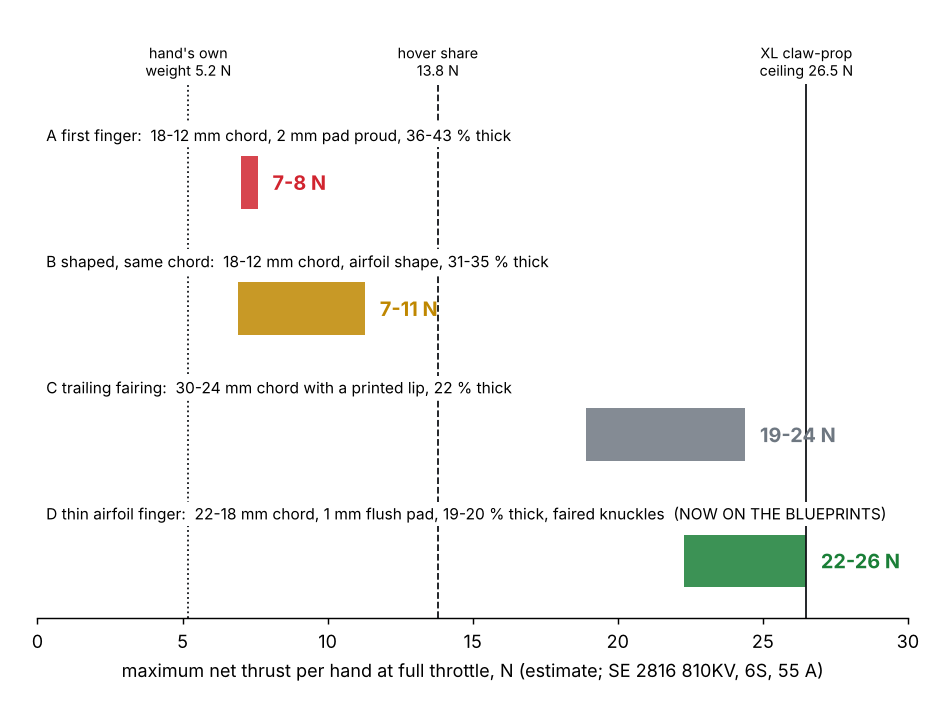

Generate this figure with Python:
"""Three-phalanx hand-prop: thrust and power of the finger blades (2026-11-13).  ESTIMATE: blade-element momentum theory
(hover, Prandtl tip loss) with section polars from NeuralFoil (an XFOIL surrogate) and, for the bluff as-drawn section,
Hoerner's handbook drag.  No CFD, no spin test.  python3 hand3_thrust.py -> hand3_thrust.json, hand3_thrust.png.

Blade plans compared (all four fingers, R 127 mm, lifting span from r 31.2 mm):
  A  the first blueprint finger: rounded slab 4.5 -> 3.2 mm thick on an 18 -> 12 mm chord, 2 mm pad standing proud on the
     thrust face (36-43 % thick, blunt trailing edge)
  B  same chord, shaped: airfoil nose and tapered tail, pad 1 mm and flush (5.5 -> 4.2 mm total, 31-35 % thick)
  C  trailing fairing: a thin printed lip behind each phalanx makes the chord 30 -> 24 mm; pad 2 mm, flush (22 % thick)
  D  thin airfoil finger (hand3_design.py, picked by hand3_blade_opt.py): 22 -> 18 mm chord, 3.4 -> 2.4 mm printed + 1 mm
     flush pad (19-20 % thick), 3 % camber, pitch 12 deg, knuckle hardware faired
Pitch is set by the root grip (as hand-prop.md, 12 deg there); "+twist" = each phalanx printed at its own incidence to its
hinge line (the hinge pins stay parallel, so the curl is unchanged).
"""
import json, sys
import numpy as np
import hand3_design as H

RHO, NU, A_SND = 1.2, 1.5e-5, 340.0
R, R0, NB = H.R_TIP * 1e-3, (H.KN[0] + 1.2) * 1e-3, 4
ALPHAS = np.arange(-8.0, 30.01, 1.0)
R_SEC = np.linspace(R0, R, 7)

# ------------------------------------------------------------------ section shapes (unit chord, Selig order)
def naca4(m, p, t, n=100):
    b = np.linspace(0, np.pi, n); x = 0.5 * (1 - np.cos(b))
    yt = 5 * t * (0.2969 * np.sqrt(x) - 0.1260 * x - 0.3516 * x ** 2 + 0.2843 * x ** 3 - 0.1036 * x ** 4)
    yc = np.where(x < p, m / p ** 2 * (2 * p * x - x ** 2), m / (1 - p) ** 2 * ((1 - 2 * p) + 2 * p * x - x ** 2)) if m > 0 else 0 * x
    up = np.c_[x, yc + yt][::-1]; lo = np.c_[x, yc - yt][1:]
    return np.vstack([up, lo])


def slab_pad(t_c, pad_c, n=120):
    """Plan A: superellipse slab (t_c thick) with a flat pad pad_c proud over the middle 60 % of the upper face."""
    b = np.linspace(0.02, np.pi - 0.02, n); x = 0.5 * (1 + np.cos(b))                # TE -> LE
    y = 0.5 * t_c * np.sin(b) ** 0.6
    ramp = np.clip((0.3 - np.abs(x - 0.5)) / 0.03, 0, 1)
    up = np.c_[x, y + ramp * (pad_c + 0.5 * t_c - y - 0.008)]
    up[:, 1] = np.maximum(up[:, 1], y)
    lo = np.c_[x[::-1], -y[::-1]]
    return np.vstack([[1.0, 0.0], up, [0.0, 0.0], lo, [1.0, 0.0]])


# plans A-C are the first finger and two ways to shape it (fixed numbers); plan D is the finger now in hand3_design.py
def chord_A(r): return float(np.interp(r * 1e3, [H.R_LAG, H.R_TIP], [18.0, 12.0])) * 1e-3
def chord_C(r): return float(np.interp(r * 1e3, [H.R_LAG, H.R_TIP], [30.0, 24.0])) * 1e-3
def chord_D(r): return H.chord(r * 1e3) * 1e-3
def thick_A(r): return float(np.interp(r * 1e3, [H.R_LAG, H.R_TIP], [4.5, 3.2]))            # mm
def _tcA(r, pad): return (thick_A(r) + pad) * 1e-3
def tc_D(r): return (H.thick(r * 1e3) + H.PAD_T) * 1e-3 / chord_D(r)
PLANS = {
    "A first finger": dict(chord=chord_A, tc=lambda r: _tcA(r, 2.0) / chord_A(r), rpm_ref=11000.0, thick=thick_A, pad=2.0, faired=False,
                           shape=lambda r: naca4(0.0, 0.4, _tcA(r, 2.0) / chord_A(r))),          # upper bound only: a faired section this thick
    "B shaped, same chord": dict(chord=chord_A, rpm_ref=11000.0, tc=lambda r: _tcA(r, 1.0) / chord_A(r), thick=thick_A, pad=1.0, faired=False,
                                 shape=lambda r: naca4(0.03, 0.4, _tcA(r, 1.0) / chord_A(r))),
    "C trailing fairing": dict(chord=chord_C, rpm_ref=8000.0, tc=lambda r: _tcA(r, 2.0) / chord_C(r), thick=thick_A, pad=2.0, faired=False,
                               shape=lambda r: naca4(0.04, 0.4, _tcA(r, 2.0) / chord_C(r))),
    "D thin airfoil finger": dict(chord=chord_D, rpm_ref=10000.0, tc=tc_D, thick=lambda r: H.thick(r * 1e3), pad=H.PAD_T, faired=True, pitch=H.PITCH,
                                  shape=lambda r: naca4(H.CAMBER, H.CAMBER_X, tc_D(r))),
}
CD_BRIDGE, CD_BARREL = 0.30, 0.25      # saddle bridge under a printed teardrop fairing; barrel = streamwise cylinder with bullet ends (est.)
def protuberances(plan):
    """Knuckle hardware standing out of the section: (radius, drag area m^2) per blade.  Unfaired: Cd 1.0."""
    P = PLANS[plan]; out = []
    for k, rk in enumerate(H.KN):
        t = P["thick"](rk * 1e-3)
        bridge = max(H.LEVER[k] + 1.4 - (t / 2 + P["pad"]), 0) * 7.0                # saddle bridge + cord above the pad, mm^2
        barrel = max(H.BARREL[k] / 2 - t / 2, 0) * H.BARREL[k] * (2 if P["faired"] else 1)   # thin blade: barrel stands out of both faces
        out.append((rk * 1e-3, (bridge * (CD_BRIDGE if P["faired"] else 1.0) + barrel * (CD_BARREL if P["faired"] else 1.0)) * 1e-6))
    return out
GAPS = [(rk * 1e-3, 2.4e-3) for rk in H.KN]


# ------------------------------------------------------------------ polars
def hoerner_cd0(tc, Re, turbulent):
    if turbulent: return 2 * 0.074 / Re ** 0.2 * (1 + 2 * tc + 60 * tc ** 4)
    return 2 * 1.328 / np.sqrt(Re) * (1 + tc) + 1.1 * tc ** 2                       # subcritical, separated


def polar_tables(name, source):
    """cl, cd [section, alpha].  source: 'nf_turb' NeuralFoil, early transition (n_crit 4: rotor wake, printed surface), clean;
    'nf_trip' NeuralFoil, transition forced at 5 % chord, derated for knuckle gaps, pad seams and layer lines (cl x 0.9,
    cd x 1.3 + 0.004); 'bluff' handbook for a thick rounded section below its critical Reynolds number (Hoerner)."""
    P = PLANS[name]; cl = np.zeros((len(R_SEC), len(ALPHAS))); cd = cl.copy(); conf = []
    if source.startswith("nf"):
        import aerosandbox as asb
        for i, r in enumerate(R_SEC):
            V = P["rpm_ref"] * 2 * np.pi / 60 * r; Re = V * P["chord"](r) / NU
            kw = dict(n_crit=4.0) if source == "nf_turb" else dict(xtr_upper=0.05, xtr_lower=0.05)
            a = asb.Airfoil(name="s", coordinates=P["shape"](r)).get_aero_from_neuralfoil(alpha=ALPHAS, Re=Re, mach=min(V / A_SND, 0.6), model_size="xlarge", **kw)
            cl[i], cd[i] = a["CL"], a["CD"]; conf.append(float(np.mean(a["analysis_confidence"][8:20])))
        if source == "nf_trip": cl *= 0.9; cd = cd * 1.3 + 0.004
    else:
        for i, r in enumerate(R_SEC):
            V = P["rpm_ref"] * 2 * np.pi / 60 * r; Re = V * P["chord"](r) / NU; tc = P["tc"](r)
            k = float(np.clip(1.0 - 1.6 * tc, 0.3, 0.8)); clmax = float(np.clip(1.05 - 1.3 * tc, 0.4, 0.9))
            a = np.radians(ALPHAS); lin = k * 2 * np.pi * a
            cl[i] = np.where(np.abs(lin) < clmax, lin, np.sign(lin) * (clmax * 0.9 + 0.1 * clmax * np.cos(2 * (np.abs(a) - clmax / (k * 2 * np.pi)))))
            cd[i] = hoerner_cd0(tc, Re, False) + 1.2 * np.sin(a) ** 2
    return cl, cd, conf


# ------------------------------------------------------------------ BEMT (hover)
Q_CAL = 1.17      # torque calibration: the method gives 699 W of shaft power where the maker's full-throttle point implies 820 W
def bemt(rpm, chord, pitch_deg, cl_t, cd_t, nb=NB, r0=R0, R_=R, prot=(), gaps=(), n=160, q_cal=Q_CAL):
    """Hover BEMT, all stations solved together (bisection on the induced velocity)."""
    om = rpm * 2 * np.pi / 60
    rr = r0 + (R_ - r0) * (np.arange(n) + 0.5) / n; dr = (R_ - r0) / n
    c = np.array([chord(r) for r in rr]); th = np.radians([pitch_deg(r) for r in rr])
    w = np.clip((rr - R_SEC[0]) / (R_SEC[-1] - R_SEC[0]) * (len(R_SEC) - 1), 0, len(R_SEC) - 1.001); j = w.astype(int); f = w - j
    gapm = np.zeros(n, bool)
    for rk, wd in gaps: gapm |= np.abs(rr - rk) < wd / 2
    def coef(a):
        u = np.clip(np.degrees(a), ALPHAS[0], ALPHAS[-1] - 1e-6) - ALPHAS[0]; k = u.astype(int); g = u - k
        tab = lambda t: (1 - f) * ((1 - g) * t[j, k] + g * t[j, k + 1]) + f * ((1 - g) * t[j + 1, k] + g * t[j + 1, k + 1])
        return np.where(gapm, 0.0, tab(cl_t)), tab(cd_t)
    def resid(vi):
        ph = np.arctan2(vi, om * rr); l, d = coef(th - ph); W2 = (om * rr) ** 2 + vi ** 2
        F = 2 / np.pi * np.arccos(np.exp(-np.minimum(nb / 2 * (R_ - rr) / (rr * np.maximum(np.sin(ph), 1e-4)), 50)))
        be = 0.5 * RHO * W2 * nb * c * (l * np.cos(ph) - d * np.sin(ph))
        return be - 4 * np.pi * RHO * rr * vi * vi * np.maximum(F, 1e-3), be, 0.5 * RHO * W2 * nb * c * (l * np.sin(ph) + d * np.cos(ph)) * rr, th - ph
    lo = np.full(n, 1e-4); hi = np.full(n, 0.6 * om * R_); act = resid(lo)[0] > 0
    for _ in range(45):
        mid = 0.5 * (lo + hi); pos = resid(mid)[0] > 0
        lo = np.where(pos, mid, lo); hi = np.where(pos, hi, mid)
    vi = np.where(act, 0.5 * (lo + hi), 1e-4)
    _, be, q, a = resid(vi)
    Q = float(q.sum() * dr)
    for rk, cda in prot: Q += nb * 0.5 * RHO * (om * rk) ** 2 * cda * rk
    Q *= q_cal
    return dict(T=float(be.sum() * dr), Q=Q, P=Q * om, rr=rr, dT=be * dr, alpha=np.degrees(a))


# ------------------------------------------------------------------ motor (maker data: BrotherHobby SE 2816 810KV on 6S)
KV, I_MAX, I0 = 810.0, 55.2, 1.5
KT = 60 / (2 * np.pi * KV)
V_FULL = 1303.0 / 55.2                                   # 23.6 V at the maker's full-throttle point
R_EFF = (V_FULL - 12368.0 / KV) / 55.2                   # effective drop per amp at full throttle (motor + ESC + Kv droop)
def motor_torque(rpm, i_lim=I_MAX):
    return KT * (min(i_lim, max((V_FULL - rpm / KV) / R_EFF, 0)) - I0)


DRUM_R, DRUM_Z = 0.051, 0.038
def net_thrust(res):
    """Servo drum under the rotor: the slipstream from the inner disc lands on its top face (download, est.)."""
    r_s = DRUM_R / 0.9                                    # wake contraction at 0.3 R below the disc (est.)
    return res["T"] - 0.7 * res["dT"][res["rr"] < r_s].sum()


def full_throttle(run, i_lim=I_MAX):
    lo, hi = 3000.0, 19000.0
    for _ in range(28):
        mid = 0.5 * (lo + hi)
        if run(mid)["Q"] < motor_torque(mid, i_lim): lo = mid
        else: hi = mid
    return 0.5 * (lo + hi)


def rpm_for(run, T_want):
    lo, hi = 3000.0, 22000.0
    for _ in range(28):
        mid = 0.5 * (lo + hi)
        if net_thrust(run(mid)) < T_want: lo = mid
        else: hi = mid
    return 0.5 * (lo + hi)


def twist_fn(base, steps):
    """Pitch per phalanx: base + steps[k] on phalanx k."""
    def f(r):
        k = int(np.searchsorted(np.array(H.KN[1:]) * 1e-3, r))
        return base + steps[k]
    return f


def validate():
    """Sanity check of the method on a moulded 10x5x3 (HQ geometry guessed: +-15 %), against the maker's bench table."""
    import aerosandbox as asb
    ch = lambda r: float(np.interp(r / 0.127, [0.15, 0.35, 0.5, 0.75, 0.9, 1.0], [0.16, 0.21, 0.19, 0.14, 0.10, 0.05])) * 0.127
    pt = lambda r: float(np.degrees(np.arctan(0.127 / (2 * np.pi * r))))
    cl = np.zeros((len(R_SEC), len(ALPHAS))); cd = cl.copy()
    for i, r in enumerate(R_SEC):
        V = 11000.0 * 2 * np.pi / 60 * r
        a = asb.Airfoil(name="s", coordinates=naca4(0.05, 0.4, float(np.interp(r, [R0, R], [0.13, 0.08])))).get_aero_from_neuralfoil(alpha=ALPHAS, Re=V * ch(r) / NU, mach=min(V / A_SND, 0.6), model_size="xlarge")
        cl[i], cd[i] = a["CL"], a["CD"]
    out = []
    for rpm, T_meas, P_el in ((10163, 22.4, 633), (10935, 28.3, 895), (12368, 34.7, 1303)):
        b = bemt(rpm, ch, pt, cl, cd, nb=3, r0=0.019, q_cal=1.0)
        out.append(dict(rpm=rpm, T_calc=round(b["T"], 1), T_maker=T_meas, P_shaft_calc=round(b["P"]), P_electrical_maker=P_el))
    return out


def study():
    out = dict(validation=validate(), motor=dict(Kt=round(KT, 5), V_full=round(V_FULL, 1), R_eff=round(R_EFF, 3)), plans={})
    cases = [("A first finger", "bluff", "low: handbook, separated flow"), ("A first finger", "nf_turb", "high: as a faired section this thick"),
             ("B shaped, same chord", "nf_trip", "low: tripped, derated"), ("B shaped, same chord", "nf_turb", "high: clean"),
             ("C trailing fairing", "nf_trip", "low: tripped, derated"), ("C trailing fairing", "nf_turb", "high: clean"),
             ("D thin airfoil finger", "nf_trip", "low: tripped, derated"), ("D thin airfoil finger", "nf_turb", "high: clean")]
    for name, src, label in cases:
        P = PLANS[name]; cl, cd, conf = polar_tables(name, src); prot = protuberances(name)
        best = None
        for pitch in ([P["pitch"]] if "pitch" in P else np.arange(6.0, 30.01, 2.0)):
            run = lambda rpm, p=pitch: bemt(rpm, P["chord"], lambda r: p, cl, cd, prot=prot, gaps=GAPS)
            rpm_ft = full_throttle(run); Tn = net_thrust(run(rpm_ft))
            if best is None or Tn > best[1]: best = (pitch, Tn, rpm_ft, run)
        pitch, Tmax, rpm_ft, run = best
        row = dict(section=label, nf_confidence=round(float(np.mean(conf)), 2) if conf else None, best_pitch=pitch,
                   T_max=round(Tmax, 1), rpm_max=round(rpm_ft), P_shaft_max=round(run(rpm_ft)["P"]),
                   T_at_11680=round(net_thrust(run(11680.0)), 1), P_shaft_at_11680=round(run(11680.0)["P"]),
                   download_at_max=round(run(rpm_ft)["T"] - Tmax, 1), alpha_75=round(float(np.interp(0.75 * R, run(rpm_ft)["rr"], run(rpm_ft)["alpha"])), 1))
        for T_want, key in ((13.8, "hover"), (26.5, "ceiling")):
            if Tmax >= T_want:
                rp = rpm_for(run, T_want); b = run(rp)
                ideal = b["T"] ** 1.5 / np.sqrt(2 * RHO * np.pi * R * R)
                row[key] = dict(rpm=round(rp), P_shaft=round(b["P"]), P_el=round(b["P"] / 0.80), FM=round(ideal / b["P"], 2), tip_mach=round(rp * 2 * np.pi / 60 * R / A_SND, 2))
            else: row[key] = None
        # stepped twist: each phalanx at its own incidence
        bt = None
        for base in np.arange(pitch - 4, pitch + 4.01, 2.0):
            for st in ((8, 3, 0), (6, 2, 0), (10, 4, 0), (4, 2, 0)):
                runt = lambda rpm, b_=base, s_=st: bemt(rpm, P["chord"], twist_fn(b_, s_), cl, cd, prot=prot, gaps=GAPS)
                rf = full_throttle(runt); Tn = net_thrust(runt(rf))
                if bt is None or Tn > bt[0]: bt = (Tn, base, st, rf)
        row["twist"] = dict(T_max=round(bt[0], 1), tip_pitch=bt[1], steps=bt[2], rpm=round(bt[3]))
        row["curve"] = [(int(rp), round(net_thrust(run(float(rp))), 2)) for rp in range(4000, 17001, 1000)]
        out["plans"].setdefault(name, []).append(row)
        print(name, "|", label, {k: v for k, v in row.items() if k != "curve"}, flush=True)
    return out


def chart(out):
    """Maximum net thrust per hand at full throttle, low to high section data, against what the robot needs."""
    import matplotlib; matplotlib.use("Agg"); import matplotlib.pyplot as plt
    fig, ax = plt.subplots(figsize=(7.2, 5.4), dpi=130)
    col = {"A first finger": "#d1242f", "B shaped, same chord": "#bf8700", "C trailing fairing": "#6e7781", "D thin airfoil finger": "#1a7f37"}
    sub = {"A first finger": "18-12 mm chord, 2 mm pad proud, 36-43 % thick", "B shaped, same chord": "18-12 mm chord, airfoil shape, 31-35 % thick",
           "C trailing fairing": "30-24 mm chord with a printed lip, 22 % thick",
           "D thin airfoil finger": "22-18 mm chord, 1 mm flush pad, 19-20 % thick, faired knuckles  (NOW ON THE BLUEPRINTS)"}
    for i, (name, rows) in enumerate(out["plans"].items()):
        lo, hi = sorted(float(r["T_max"]) for r in rows); y = 3 - i
        ax.barh(y, hi - lo, left=lo, height=0.42, color=col[name], alpha=0.85)
        ax.text(hi + 0.5, y, f"{lo:.0f}-{hi:.0f} N", va="center", fontsize=11, fontweight="bold", color=col[name])
        ax.text(0.3, y + 0.30, name + ":  " + sub[name], fontsize=8.6, va="bottom", zorder=5, bbox=dict(fc="white", ec="none", pad=1.5))
    for x, lab, ls in ((5.2, "hand's own\nweight 5.2 N", ":"), (13.8, "hover share\n13.8 N", "--"), (26.5, "XL claw-prop\nceiling 26.5 N", "-")):
        ax.axvline(x, color="#111418", lw=1, ls=ls); ax.text(x, 3.82, lab, fontsize=8, ha="center", va="bottom")
    ax.set_xlim(0, 30); ax.set_ylim(-0.45, 3.78); ax.set_yticks([]); ax.set_xlabel("maximum net thrust per hand at full throttle, N (estimate; SE 2816 810KV, 6S, 55 A)")
    for s_ in ("top", "right", "left"): ax.spines[s_].set_visible(False)
    fig.subplots_adjust(top=0.88, bottom=0.12, left=0.04, right=0.97); fig.savefig("hand3_thrust.png"); plt.close(fig)


if __name__ == "__main__":
    if len(sys.argv) > 1 and sys.argv[1] == "polars":
        for name, src in (("A first finger", "nf_turb"), ("A first finger", "bluff"), ("B shaped, same chord", "nf_trip"), ("B shaped, same chord", "nf_turb"), ("C trailing fairing", "nf_trip"), ("C trailing fairing", "nf_turb"), ("D thin airfoil finger", "nf_trip"), ("D thin airfoil finger", "nf_turb")):
            cl, cd, conf = polar_tables(name, src); i = 4
            print(name, src, "t/c", [round(PLANS[name]["tc"](r), 2) for r in R_SEC], "conf", [round(c, 2) for c in conf])
            for a in (0, 4, 8, 12, 16, 20): print("   a", a, "cl", round(float(np.interp(a, ALPHAS, cl[i])), 2), "cd", round(float(np.interp(a, ALPHAS, cd[i])), 3))
        print(validate())
    else:
        if len(sys.argv) > 1 and sys.argv[1] == "chart": out = json.load(open("hand3_thrust.json"))
        else:
            out = study(); json.dump(out, open("hand3_thrust.json", "w"), indent=1, default=float)
        chart(out); print("done")
